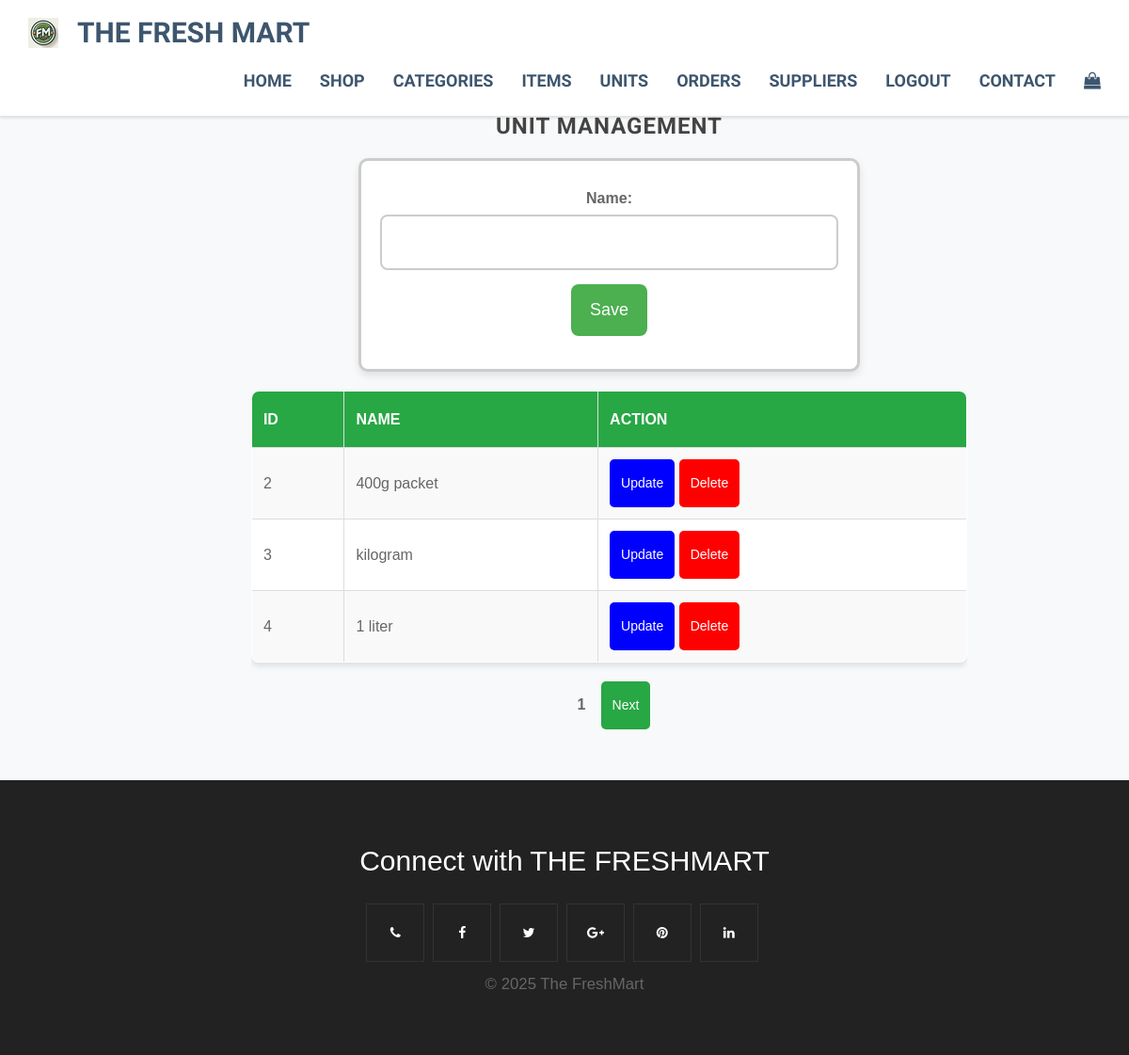
/app/unit/ (signed in), run on the app's committed database.
### app/models.py (models this page shows, shortened)
class unit (models.Model):
    name = models.CharField(max_length = 20)

### app/views.py (the view)
# urls.py: path('unit/', views.unitview, name='unit'),
@login_required
def unitview(request):
    units = unit.objects.all()
    paginator = Paginator(units, 3)
    page_number = request.GET.get('page')
    page = paginator.get_page(page_number)
    if request.method =='POST':
        form = UnitForm(request.POST)
        if form.is_valid():
            form.save()
    else:
        form = UnitForm()
    context = {'form':form,'page':page}
    return render(request, 'unit.html', context)

### app/forms.py
class UnitForm(forms.ModelForm):
    class Meta:
        model = unit
        fields = '__all__'

### app/templates/unit.html (shortened to what this page needs)
{% extends "base.html" %}
{% block content %}
<div class="item content management">
	<div class="container">
		<div class="col-md-11 col-md-offset-1">
			<div class="slide-text">
				<div>
                    <h2><span class="uppercase">Unit Management</span></h2>
                    <div class="form-container">
                        <form method="POST">
                            {{form}}
                            <button class="form-button" type="submit">Save</button>
                        </form>
                    </div>
                    <table border="1">
                        <tr>
                            <th>ID</th>
                            <th>Name</th>
                            <th>Action</th>
                        </tr>
                        {% for unit in page %}
                        <tr>
                            <td>{{unit.id}}</td>
                            <td>{{unit.name}}</td>
                        <td>
                            <button class="update-btn" style="background-color: blue; color: white;"><a href="{% url 'update_unit' unit.id %}?page={{ page.number }}">Update</a></button>
                            <button class="delete-btn" style="background-color: red; color: white;"><a href="{% url 'delete_confirm_unit' unit.id %}?page={{ page.number }}">Delete</a></button>
                        </td>
                    </tr>
                        {% endfor %}
                    </table>
                    <label>{{ page.number }}</label>
                    {% if page.has_next %}
                        <button ><a href="?page={{ page.next_page_number }}">Next</a></button>
                    {% endif %}
                </div>
            </div>
    </div>
</div>
<br>
<br>
{% endblock %}

### app/static/css/style.css (style rules this page uses)
body { font-family:Roboto; font-weight:300; font-size:16px; color:#777; line-height:1.7; }
h1,h2,h3,h4,h5,h6 { font-family:Roboto; font-weight:700; }
.item.content,.item.portfolio,.item.team,.item.pricing,.item.contact { padding-top:40px; padding-bottom:0px; }
.item.content.management { margin-top: 80px;; }
.slide-text { position:relative; color:#666; overflow:hidden; text-align:center; font-size:22px; font-weight:300; line-height:35px; max-width:75%; margin:0px auto; margin-top:0px; }
.slide-text { position:relative; color:#666; overflow:hidden; text-align:center; font-size:22px; font-weight:300; line-height:35px; max-width:75%; margin:0px auto; }
.slide-text h2 { font-style:normal; font-size:24px; line-height:28px; color:#444; text-transform:uppercase; letter-spacing:1px; margin-bottom:15px; margin-top:0; }
button { background-color: #27ae60; color: white; padding: 8px 12px; border: none; border-radius: 5px; cursor: pointer; }
body { font-family: 'Arial', sans-serif; background-color: #f4f4f9; margin: 0; padding: 0; }
.form-container { width: 70%; margin: 20px auto; padding: 20px; border: 3px solid #ccc; border-radius: 10px; background-color: #ffffff; box-shadow: 0 4px 8px rgba(0, 0, 0, 0.1); }
.form-container { margin: 20px auto; }
input[type="text"], input[type="email"], input[type="password"], textarea { border: 2px solid #cccccc; border-radius: 8px; padding: 10px; font-size: 16px; width: 100%; transition: all 0.3s ease-in-out; }
input::placeholder, textarea::placeholder { color: #888888; font-style: italic; }
button[type="submit"] { background-color: #4caf50; color: white; border: none; border-radius: 8px; padding: 10px 20px; font-size: 18px; cursor: pointer; transition: background-color 0.3s ease-in-out; }
form > * { margin-bottom: 15px; }
body { font-family: Arial, sans-serif; background-color: #f8f9fa; margin: 0; padding: 0; }
h2, h3 { color: #333; }
a { text-decoration: none; color: inherit; }

### app/static/css/tables.css (style rules this page uses)
table { width: 100%; border-collapse: collapse; margin-bottom: 20px; background-color: #fff; border: 1px solid #ddd; border-radius: 8px; box-shadow: 0 4px 6px rgba(0, 0, 0, 0.1); overflow: hidden; }
table th, table td { border: 1px solid #ddd; text-align: left; padding: 12px; font-size: 16px; }
table th { background-color: #28a745; color: white; text-transform: uppercase; font-weight: bold; }
table tr:nth-child(even) { background-color: #f9f9f9; }
button { background-color: #28a745; color: white; border: none; padding: 8px 12px; border-radius: 5px; cursor: pointer; font-size: 14px; transition: background-color 0.3s ease; }
button a { color: white; text-decoration: none; }
label { font-size: 16px; margin: 0 10px; font-weight: bold; }
a { text-decoration: none; }

### data on the page
unit: id "2", name "400g packet"
unit: id "3", name "kilogram"
unit: id "4", name "1 liter"

### other printed values
{{ page.number }} "1"
